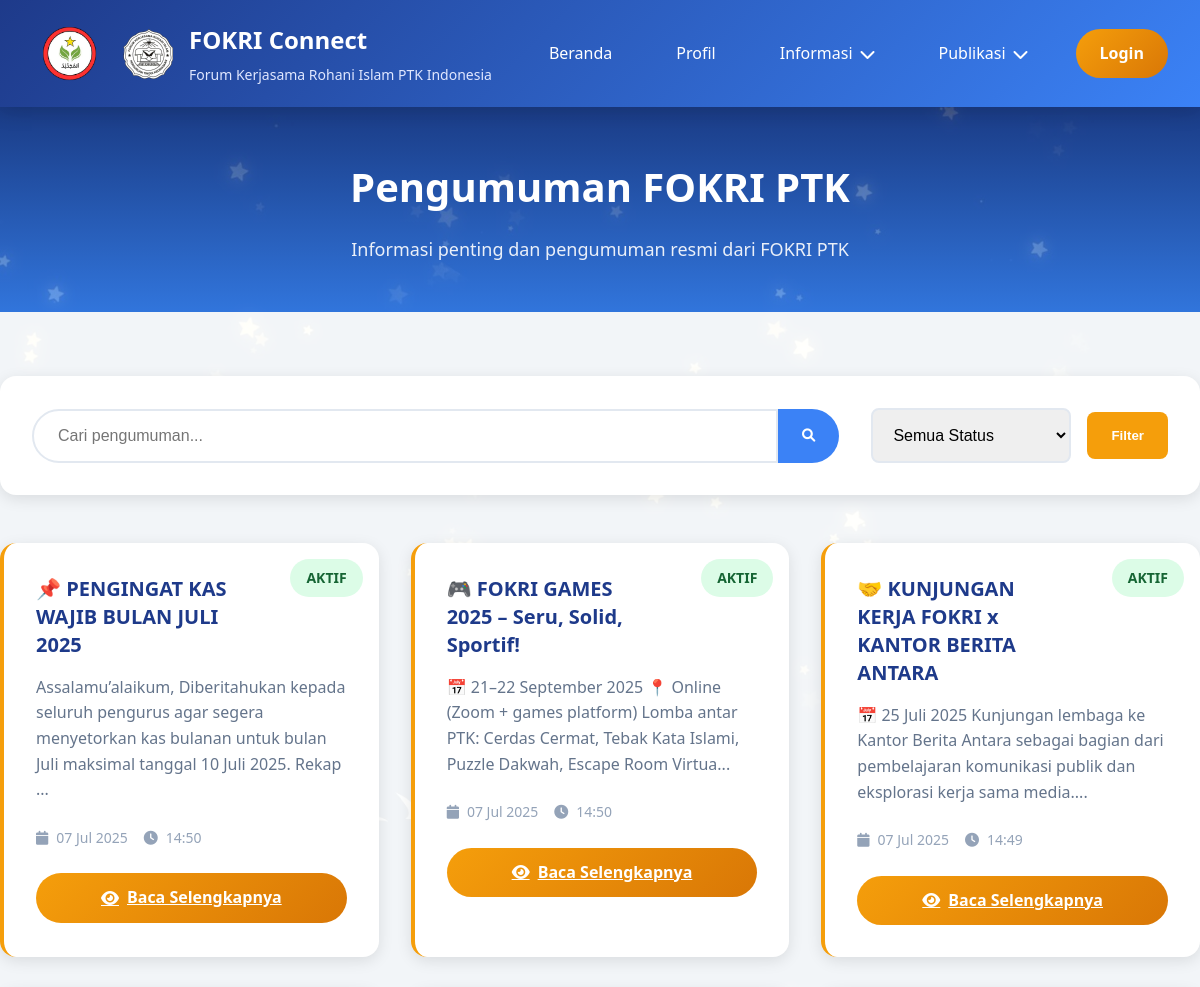
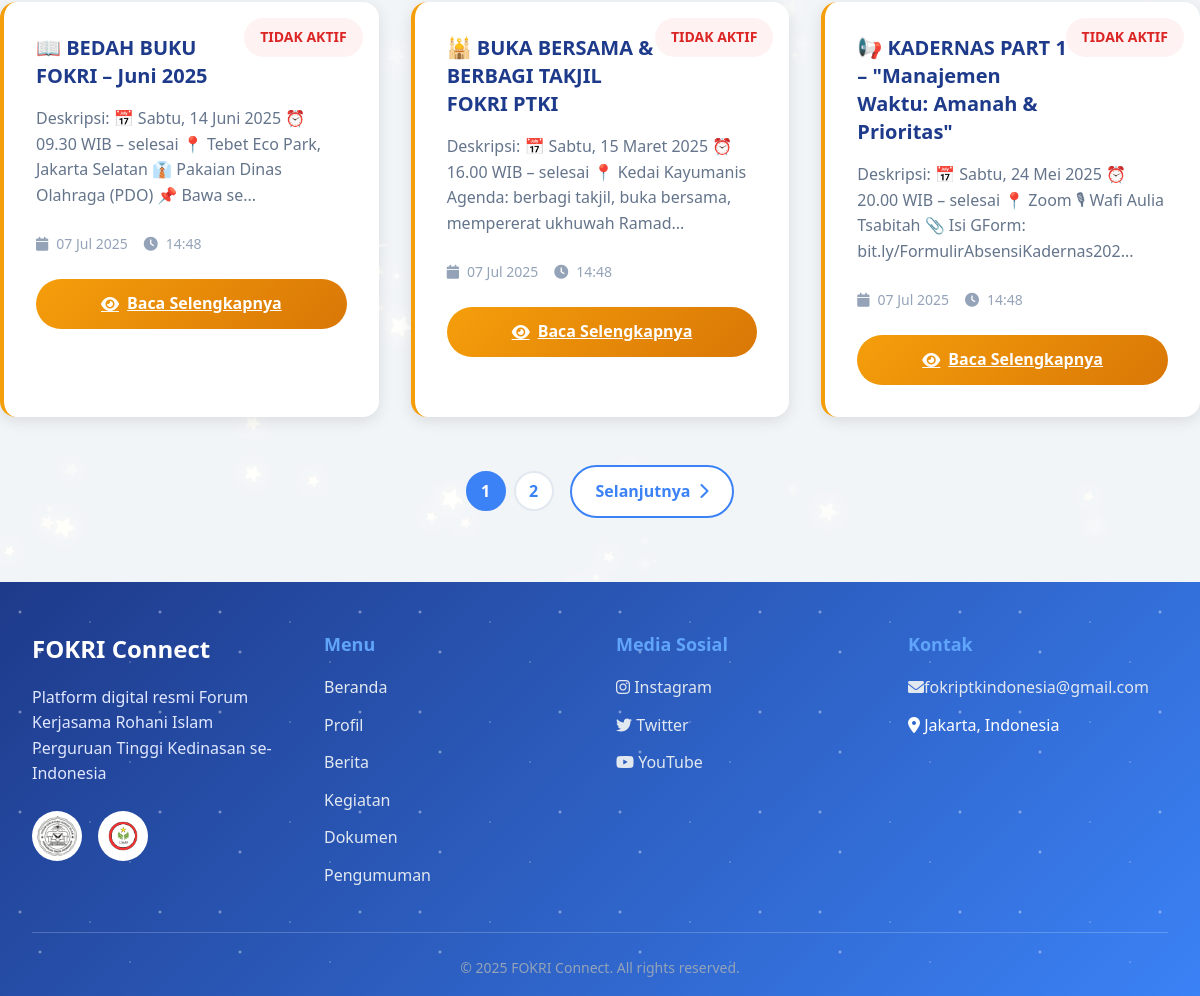
Screenshot of /php/pengumuman.php with the database file from the repository (2 pictures, top to bottom).
### tables this page shows
CREATE TABLE `pengumuman` (
  `id` int NOT NULL,
  `judul` varchar(255) NOT NULL,
  `deskripsi` text NOT NULL,
  `status` enum('active','inactive') DEFAULT 'active',
  `created_at` timestamp NOT NULL DEFAULT CURRENT_TIMESTAMP,
  `created_by` varchar(10) DEFAULT NULL
);

### php/pengumuman.php (the view, shortened to what this page needs)
<?php
include 'header.php';
include '../config/database.php';
$page = isset($_GET['page']) ? (int)$_GET['page'] : 1;
$limit = 6;
$offset = ($page - 1) * $limit;
$search = isset($_GET['search']) ? $_GET['search'] : '';
$status = isset($_GET['status']) ? $_GET['status'] : '';
$searchCondition = '';
$params = [];
$countSql = "SELECT COUNT(*) FROM pengumuman WHERE 1=1 $searchCondition";
$countStmt = $pdo->prepare($countSql);
$countStmt->execute($params);
$totalRecords = $countStmt->fetchColumn();
$totalPages = ceil($totalRecords / $limit);
$sql = "SELECT * FROM pengumuman WHERE 1=1 $searchCondition ORDER BY created_at DESC LIMIT :limit OFFSET :offset";
$stmt = $pdo->prepare($sql);
$stmt->bindValue(':limit', $limit, PDO::PARAM_INT);
$stmt->bindValue(':offset', $offset, PDO::PARAM_INT);
$stmt->execute();
$pengumuman = $stmt->fetchAll(PDO::FETCH_ASSOC);
?>
<link rel="stylesheet" href="../css/pengumuman.css">
<main class="main-content">
    <section class="page-header">
        <div class="container">
            <h1>Pengumuman FOKRI PTK</h1>
            <p>Informasi penting dan pengumuman resmi dari FOKRI PTK</p>
        </div>
    </section>
    <section class="pengumuman-section">
        <div class="container">
            <div class="filter-section">
                <form method="GET" class="filter-form">
                    <div class="search-group">
                        <div class="search-input-group" style="position: relative;">
                        <input type="text" name="search" placeholder="Cari pengumuman..." value="<?php echo htmlspecialchars($search); ?>" class="search-input" id="searchInput">
                        <button type="submit" class="search-btn">
                            <i class="fas fa-search"></i>
                        </button>
                        </div>
                    </div>
                    <div class="filter-group">
                        <select name="status" class="filter-select">
                            <option value="">Semua Status</option>
                        </select>
                        <button type="submit" class="filter-btn">Filter</button>
                    </div>
                </form>
            </div>
            <?php if (empty($pengumuman)): ?>
                <div class="no-results">
                    <div class="no-results-icon">
                        <i class="fas fa-bullhorn"></i>
                    </div>
                    <h3>Tidak ada pengumuman ditemukan</h3>
                    <p><?php echo !empty($search) || !empty($status) ? 'Coba ubah kriteria pencarian Anda.' : 'Belum ada pengumuman yang dipublikasikan.'; ?></p>
                </div>
            <?php else: ?>
                <div class="pengumuman-grid">
                    <?php foreach ($pengumuman as $item): ?>
                        <div class="pengumuman-card">
                            <div class="pengumuman-status <?php echo $item['status']; ?>">
                                <?php echo $item['status'] === 'active' ? 'Aktif' : 'Tidak Aktif'; ?>
                            </div>
                            <div class="pengumuman-content">
                                <h3><?php echo htmlspecialchars($item['judul']); ?></h3>
                                <p class="pengumuman-excerpt"><?php echo htmlspecialchars(substr($item['deskripsi'], 0, 150)) . '...'; ?></p>
                                <div class="pengumuman-meta">
                                    <span class="pengumuman-date">
                                        <i class="fas fa-calendar"></i>
                                        <?php echo date('d M Y', strtotime($item['created_at'])); ?>
                                    </span>
                                    <span class="pengumuman-time">
                                        <i class="fas fa-clock"></i>
                                        <?php echo date('H:i', strtotime($item['created_at'])); ?>
                                    </span>
                                </div>
                                <a class="read-more-btn" href="detail_pengumuman.php?id=<?php echo $item['id']; ?>">
                                    <i class="fas fa-eye"></i>
                                    Baca Selengkapnya
                                </a>
                            </div>
                        </div>
                    <?php endforeach; ?>
                </div>
                <?php if ($totalPages > 1): ?>
                    <div class="pagination">
                        <div class="pagination-numbers">
                            <?php for ($i = 1; $i <= $totalPages; $i++): ?>
                                <a href="?page=<?php echo $i; ?><?php echo !empty($search) ? '&search=' . urlencode($search) : ''; ?><?php echo !empty($status) ? '&status=' . urlencode($status) : ''; ?>"
                                   class="pagination-number <?php echo $i == $page ? 'active' : ''; ?>">
                                    <?php echo $i; ?>
                                </a>
                            <?php endfor; ?>
                        </div>
                        <?php if ($page < $totalPages): ?>
                            <a href="?page=<?php echo $page + 1; ?><?php echo !empty($search) ? '&search=' . urlencode($search) : ''; ?><?php echo !empty($status) ? '&status=' . urlencode($status) : ''; ?>" class="pagination-btn">
                                Selanjutnya
                                <i class="fas fa-chevron-right"></i>
                            </a>
                        <?php endif; ?>
                    </div>
                <?php endif; ?>
            <?php endif; ?>
        </div>
    </section>
</main>
<?php include 'footer.php'; ?>

### css/header.css (style rules this page uses)
* { margin: 0; padding: 0; box-sizing: border-box; }
body { font-family: "Segoe UI", Tahoma, Geneva, Verdana, sans-serif; background-image: url("../aset/fixBG.jpg"); background-size: cover; background-position: center; background-attachment: fixed; min-height: 100vh; line-height: 1.6; }

### css/pengumuman.css (style rules this page uses)
.page-header { background: linear-gradient(rgba(30, 58, 138, 0.8), rgba(59, 130, 246, 0.8)); color: white; padding: 3rem 0; text-align: center; }
.page-header h1 { font-size: 2.5rem; font-weight: bold; margin-bottom: 1rem; }
.page-header p { font-size: 1.125rem; opacity: 0.9; }
.pengumuman-section { padding: 4rem 0; background: rgba(255, 255, 255, 0.95); }
.filter-section { margin-bottom: 3rem; background: white; padding: 2rem; border-radius: 1rem; box-shadow: 0 4px 15px rgba(0, 0, 0, 0.1); }
.filter-form { display: flex; gap: 2rem; align-items: end; flex-wrap: wrap; }
.search-group { flex: 1; min-width: 300px; }
.search-input-group { position: relative; display: flex; }
.search-input { flex: 1; padding: 1rem 1.5rem; border: 2px solid #e2e8f0; border-radius: 2rem 0 0 2rem; font-size: 1rem; outline: none; transition: border-color 0.3s ease; }
.search-btn { background: #3b82f6; color: white; border: none; padding: 1rem 1.5rem; border-radius: 0 2rem 2rem 0; cursor: pointer; transition: background-color 0.3s ease; }
.filter-group { display: flex; gap: 1rem; align-items: center; }
.filter-select { padding: 1rem; border: 2px solid #e2e8f0; border-radius: 0.5rem; font-size: 1rem; outline: none; transition: border-color 0.3s ease; min-width: 200px; }
.filter-btn { background: #f59e0b; color: white; border: none; padding: 1rem 1.5rem; border-radius: 0.5rem; font-weight: 600; cursor: pointer; transition: background-color 0.3s ease; }
.pengumuman-grid { display: grid; grid-template-columns: repeat(auto-fit, minmax(350px, 1fr)); gap: 2rem; margin-bottom: 3rem; }
.pengumuman-card { background: white; border-radius: 1rem; padding: 2rem; box-shadow: 0 4px 15px rgba(0, 0, 0, 0.1); transition: transform 0.3s ease, box-shadow 0.3s ease; position: relative; border-left: 4px solid #f59e0b; }
.pengumuman-status { position: absolute; top: 1rem; right: 1rem; padding: 0.5rem 1rem; border-radius: 2rem; font-size: 0.875rem; font-weight: 600; text-transform: uppercase; }
.pengumuman-status.active { background: #dcfce7; color: #166534; }
.pengumuman-status.inactive { background: #fef2f2; color: #dc2626; }
.pengumuman-content h3 { color: #1e3a8a; font-size: 1.25rem; font-weight: bold; margin-bottom: 1rem; line-height: 1.4; padding-right: 6rem; }
.pengumuman-excerpt { color: #64748b; line-height: 1.6; margin-bottom: 1.5rem; }
.pengumuman-meta { display: flex; gap: 1rem; margin-bottom: 1.5rem; font-size: 0.875rem; color: #94a3b8; }
.pengumuman-date, .pengumuman-time { display: flex; align-items: center; gap: 0.5rem; }
.read-more-btn { background: linear-gradient(135deg, #f59e0b 0%, #d97706 100%); color: white; border: none; padding: 0.75rem 1.5rem; border-radius: 2rem; font-weight: 600; cursor: pointer; transition: all 0.3s ease; width: 100%; display: flex; align-items: center; justify-content: center; gap: 0.5rem; }
.pagination { display: flex; justify-content: center; align-items: center; gap: 1rem; flex-wrap: wrap; }
.pagination-btn { display: flex; align-items: center; gap: 0.5rem; padding: 0.75rem 1.5rem; background: white; color: #3b82f6; text-decoration: none; border: 2px solid #3b82f6; border-radius: 2rem; font-weight: 600; transition: all 0.3s ease; }
.pagination-numbers { display: flex; gap: 0.5rem; }
.pagination-number { display: flex; align-items: center; justify-content: center; width: 40px; height: 40px; background: white; color: #3b82f6; text-decoration: none; border: 2px solid #e2e8f0; border-radius: 50%; font-weight: 600; transition: all 0.3s ease; }
.pagination-number:hover, .pagination-number.active { background: #3b82f6; color: white; border-color: #3b82f6; }

### rows the page displays
pengumuman: status "AKTIF", judul "📌 PENGINGAT KAS WAJIB BULAN JULI 2025", deskripsi "Assalamu’alaikum, Diberitahukan kepada seluruh pengurus agar segera menyetorkan kas bulanan untuk bulan Juli maksimal tanggal 10 Juli 2025. Rekap", created_at "07 Jul 2025", created_at "14:50"
pengumuman: status "AKTIF", judul "🎮 FOKRI GAMES 2025 – Seru, Solid, Sportif!", deskripsi "📅 21–22 September 2025 📍 Online (Zoom + games platform) Lomba antar PTK: Cerdas Cermat, Tebak Kata Islami, Puzzle Dakwah, Escape Room Virtua", created_at "07 Jul 2025", created_at "14:50"
pengumuman: status "AKTIF", judul "🤝 KUNJUNGAN KERJA FOKRI x KANTOR BERITA ANTARA", deskripsi "📅 25 Juli 2025 Kunjungan lembaga ke Kantor Berita Antara sebagai bagian dari pembelajaran komunikasi publik dan eksplorasi kerja sama media.", created_at "07 Jul 2025", created_at "14:49"
pengumuman: status "TIDAK AKTIF", judul "📖 BEDAH BUKU FOKRI – Juni 2025", deskripsi "Deskripsi: 📅 Sabtu, 14 Juni 2025 ⏰ 09.30 WIB – selesai 📍 Tebet Eco Park, Jakarta Selatan 👔 Pakaian Dinas Olahraga (PDO) 📌 Bawa se", created_at "07 Jul 2025", created_at "14:48"
pengumuman: status "TIDAK AKTIF", judul "🕌 BUKA BERSAMA & BERBAGI TAKJIL FOKRI PTKI", deskripsi "Deskripsi: 📅 Sabtu, 15 Maret 2025 ⏰ 16.00 WIB – selesai 📍 Kedai Kayumanis Agenda: berbagi takjil, buka bersama, mempererat ukhuwah Ramad", created_at "07 Jul 2025", created_at "14:48"
pengumuman: status "TIDAK AKTIF", judul "📢 KADERNAS PART 1 – \"Manajemen Waktu: Amanah & Prioritas\"", deskripsi "Deskripsi: 📅 Sabtu, 24 Mei 2025 ⏰ 20.00 WIB – selesai 📍 Zoom 🎙 Wafi Aulia Tsabitah 📎 Isi GForm: bit.ly/FormulirAbsensiKadernas202", created_at "07 Jul 2025", created_at "14:48"
